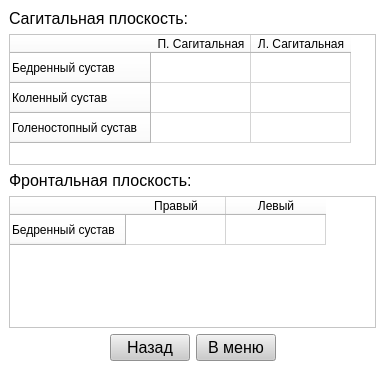
<?xml version="1.0" encoding="UTF-8"?>
<ui version="4.0">
 <class>MainWindow</class>
 <widget class="QMainWindow" name="MainWindow">
  <property name="geometry">
   <rect>
    <x>0</x>
    <y>0</y>
    <width>385</width>
    <height>392</height>
   </rect>
  </property>
  <property name="windowTitle">
   <string>MainWindow</string>
  </property>
  <property name="styleSheet">
   <string notr="true">background-color: rgb(255, 255, 255);</string>
  </property>
  <widget class="QWidget" name="centralwidget">
   <layout class="QVBoxLayout" name="verticalLayout_3">
    <item>
     <layout class="QVBoxLayout" name="verticalLayout_2">
      <item>
       <layout class="QVBoxLayout" name="verticalLayout">
        <item>
         <widget class="QLabel" name="label_2">
          <property name="font">
           <font>
            <pointsize>12</pointsize>
           </font>
          </property>
          <property name="styleSheet">
           <string notr="true">background-color: rgb(255, 255, 255);</string>
          </property>
          <property name="text">
           <string>Сагитальная плоскость:</string>
          </property>
         </widget>
        </item>
        <item>
         <widget class="QTableWidget" name="tableWidget">
          <property name="styleSheet">
           <string notr="true">background-color: rgb(255, 255, 255);</string>
          </property>
          <row>
           <property name="text">
            <string>Бедренный сустав</string>
           </property>
          </row>
          <row>
           <property name="text">
            <string>Коленный сустав</string>
           </property>
          </row>
          <row>
           <property name="text">
            <string>Голеностопный сустав</string>
           </property>
          </row>
          <column>
           <property name="text">
            <string>П. Сагитальная</string>
           </property>
          </column>
          <column>
           <property name="text">
            <string>Л. Сагитальная</string>
           </property>
          </column>
         </widget>
        </item>
        <item>
         <widget class="QLabel" name="label">
          <property name="font">
           <font>
            <pointsize>12</pointsize>
           </font>
          </property>
          <property name="styleSheet">
           <string notr="true">background-color: rgb(255, 255, 255);</string>
          </property>
          <property name="text">
           <string>Фронтальная плоскость:</string>
          </property>
         </widget>
        </item>
        <item>
         <widget class="QTableWidget" name="tableWidget_2">
          <property name="styleSheet">
           <string notr="true">background-color: rgb(255, 255, 255);</string>
          </property>
          <row>
           <property name="text">
            <string>Бедренный сустав</string>
           </property>
          </row>
          <column>
           <property name="text">
            <string>Правый</string>
           </property>
          </column>
          <column>
           <property name="text">
            <string>Левый</string>
           </property>
          </column>
         </widget>
        </item>
       </layout>
      </item>
      <item>
       <layout class="QHBoxLayout" name="horizontalLayout">
        <item>
         <spacer name="horizontalSpacer">
          <property name="orientation">
           <enum>Qt::Horizontal</enum>
          </property>
          <property name="sizeHint" stdset="0">
           <size>
            <width>40</width>
            <height>20</height>
           </size>
          </property>
         </spacer>
        </item>
        <item>
         <widget class="QPushButton" name="pushButton">
          <property name="font">
           <font>
            <pointsize>12</pointsize>
           </font>
          </property>
          <property name="styleSheet">
           <string notr="true">background-color: rgb(203, 203, 203);</string>
          </property>
          <property name="text">
           <string>Назад</string>
          </property>
         </widget>
        </item>
        <item>
         <widget class="QPushButton" name="pushButton_2">
          <property name="font">
           <font>
            <pointsize>12</pointsize>
           </font>
          </property>
          <property name="styleSheet">
           <string notr="true">background-color: rgb(203, 203, 203);</string>
          </property>
          <property name="text">
           <string>В меню</string>
          </property>
         </widget>
        </item>
        <item>
         <spacer name="horizontalSpacer_2">
          <property name="orientation">
           <enum>Qt::Horizontal</enum>
          </property>
          <property name="sizeHint" stdset="0">
           <size>
            <width>40</width>
            <height>20</height>
           </size>
          </property>
         </spacer>
        </item>
       </layout>
      </item>
     </layout>
    </item>
   </layout>
  </widget>
  <widget class="QStatusBar" name="statusbar"/>
 </widget>
 <resources/>
 <connections/>
</ui>
